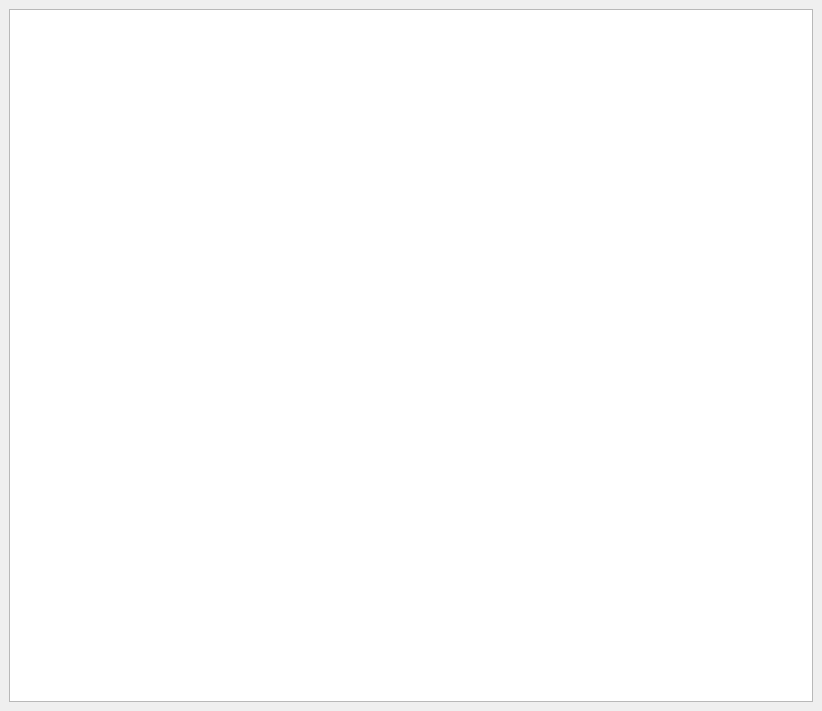
<?xml version="1.0" encoding="UTF-8"?>
<ui version="4.0">
 <class>MainWindow</class>
 <widget class="QMainWindow" name="MainWindow">
  <property name="geometry">
   <rect>
    <x>0</x>
    <y>0</y>
    <width>822</width>
    <height>711</height>
   </rect>
  </property>
  <property name="windowTitle">
   <string>Виджет</string>
  </property>
  <widget class="QWidget" name="centralwidget">
   <layout class="QHBoxLayout" name="horizontalLayout_2">
    <item>
     <widget class="QGraphicsView" name="graphicsView">
      <property name="sizePolicy">
       <sizepolicy hsizetype="Expanding" vsizetype="Expanding">
        <horstretch>0</horstretch>
        <verstretch>0</verstretch>
       </sizepolicy>
      </property>
      <property name="minimumSize">
       <size>
        <width>0</width>
        <height>0</height>
       </size>
      </property>
      <property name="maximumSize">
       <size>
        <width>16777215</width>
        <height>16777215</height>
       </size>
      </property>
     </widget>
    </item>
   </layout>
  </widget>
 </widget>
 <resources/>
 <connections/>
</ui>
